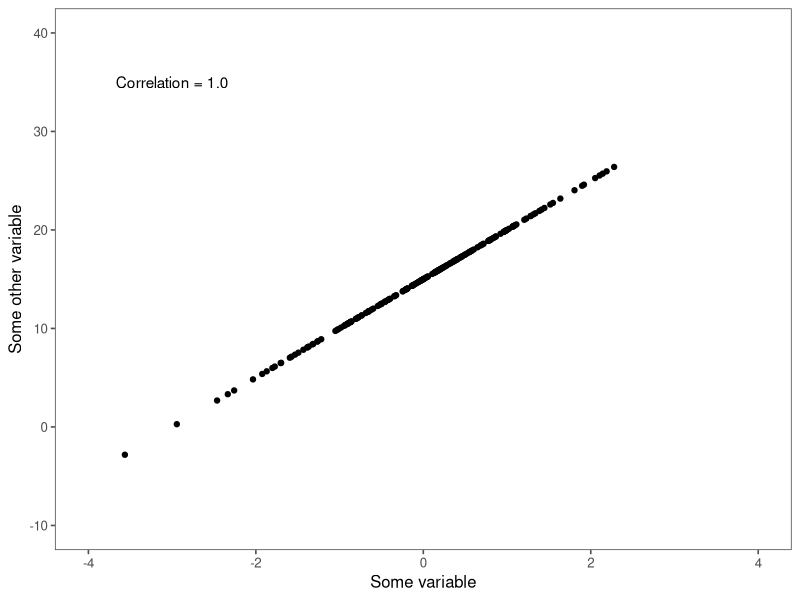
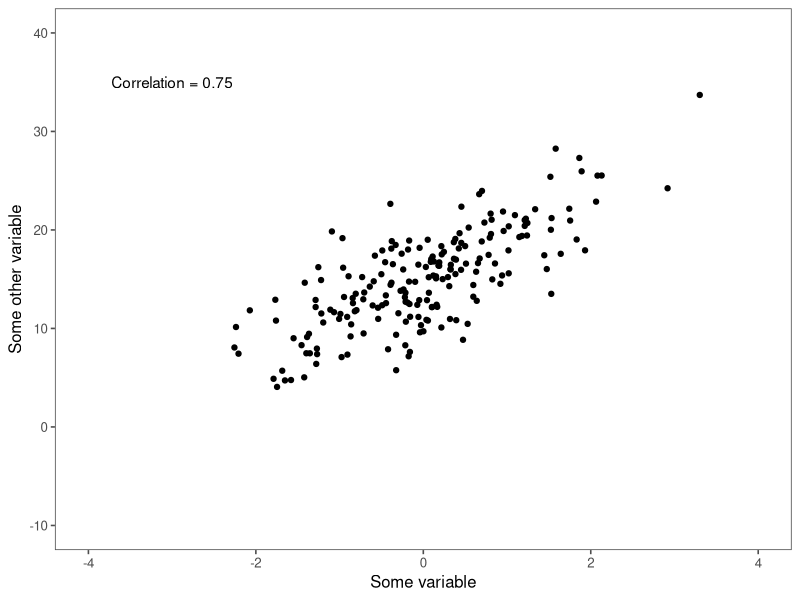
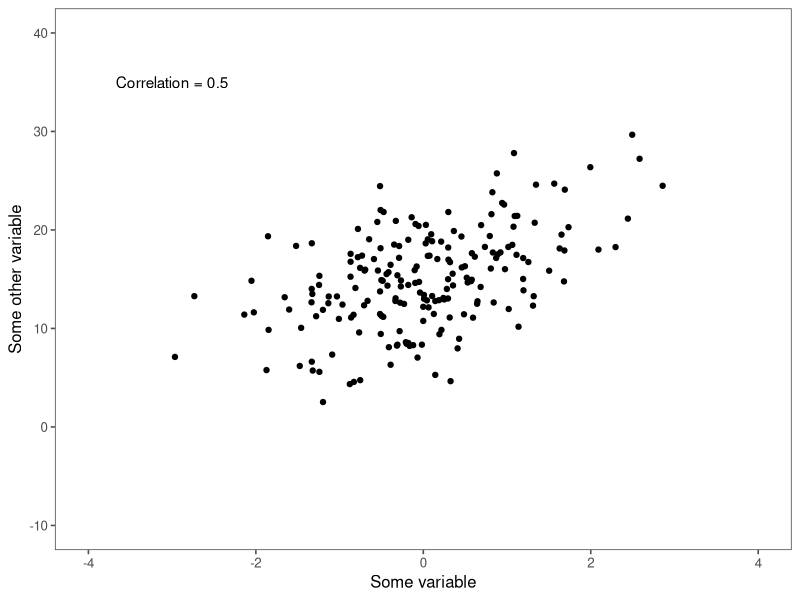
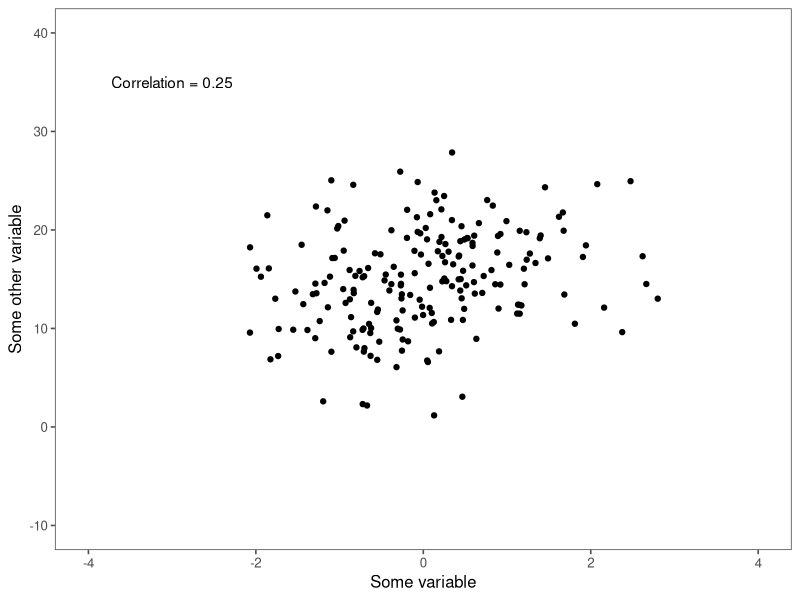
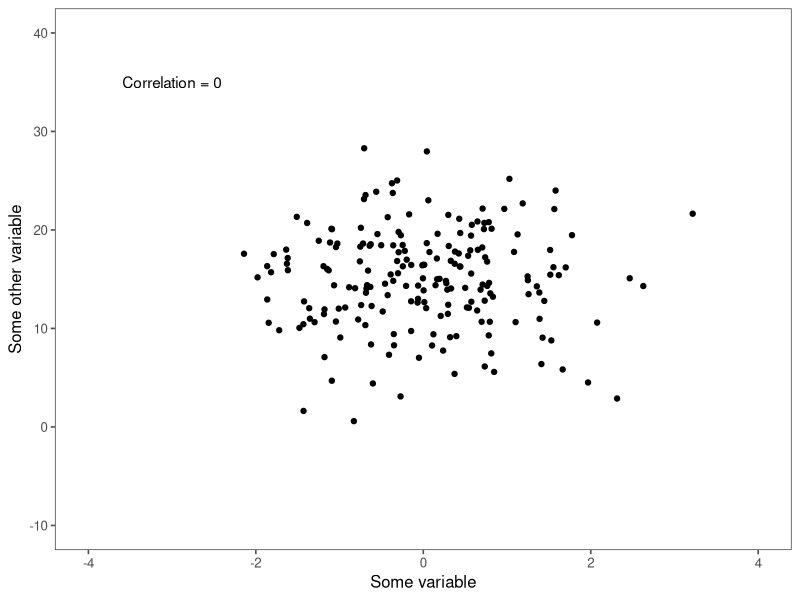
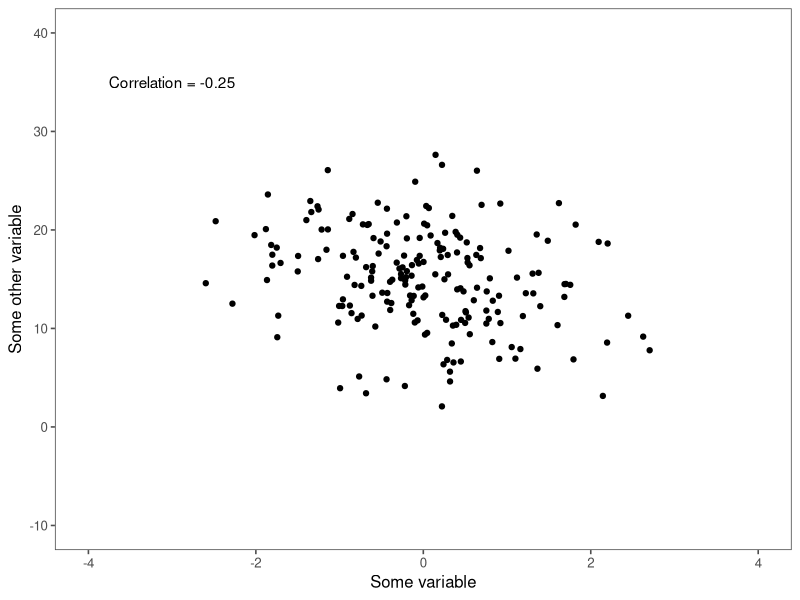
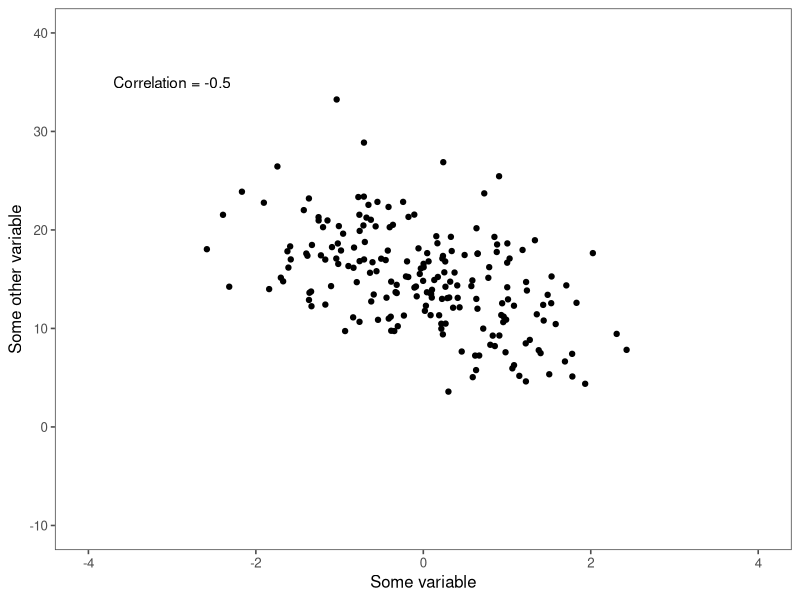
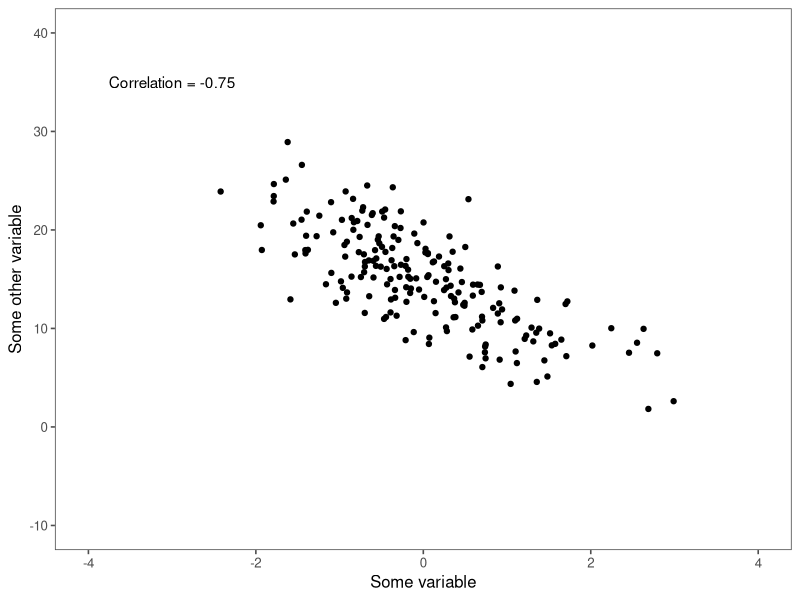

The R script that drew these images, in order:
## ---- chunk 1
knitr::opts_chunk$set(echo = TRUE)
## ---- chunk 2
library(tidyverse)
library(ggplot2)
library(MASS)
library(ggthemes)
## ---- chunk 3
samples = 200
r = 1

data_mat_1.0 <- mvrnorm(n=samples, mu=c(0, 0), 
               Sigma=matrix(c(1, r, r, 1), nrow=2), 
               empirical=TRUE)

data_1.0 <- tibble(X = data_mat_1.0[, 1],
                   Y  = (data_mat_1.0[, 2] +3)*5)

samples = 200
r = 0.75


data_mat_0.75 <- mvrnorm(n=samples, mu=c(0, 0), 
               Sigma=matrix(c(1, r, r, 1), nrow=2), 
               empirical=TRUE)

data_0.75 <- tibble(X = data_mat_0.75[, 1],
                   Y  = (data_mat_0.75[, 2] + 3)*5)

samples = 200
r = 0.5


data_mat_0.5 <- mvrnorm(n=samples, mu=c(0, 0), 
               Sigma=matrix(c(1, r, r, 1), nrow=2), 
               empirical=TRUE)

data_0.5 <- tibble(X = data_mat_0.5[, 1],
                   Y  = (data_mat_0.5[, 2] + 3)*5)

samples = 200
r = 0.25


data_mat_0.25 <- mvrnorm(n=samples, mu=c(0, 0), 
               Sigma=matrix(c(1, r, r, 1), nrow=2), 
               empirical=TRUE)

data_0.25 <- tibble(X = data_mat_0.25[, 1],
                   Y  = (data_mat_0.25[, 2] + 3)*5)

samples = 200
r = 0


data_mat_0 <- mvrnorm(n=samples, mu=c(0, 0), 
               Sigma=matrix(c(1, r, r, 1), nrow=2), 
               empirical=TRUE)

data_0 <- tibble(X = data_mat_0[, 1],
                   Y  = (data_mat_0[, 2] + 3)*5)

samples = 200
r = -0.25


data_mat_n0.25 <- mvrnorm(n=samples, mu=c(0, 0), 
               Sigma=matrix(c(1, r, r, 1), nrow=2), 
               empirical=TRUE)

data_n0.25 <- tibble(X = data_mat_n0.25[, 1],
                   Y  = (data_mat_n0.25[, 2] + 3)*5)

samples = 200
r = -0.5


data_mat_n0.5 <- mvrnorm(n=samples, mu=c(0, 0), 
               Sigma=matrix(c(1, r, r, 1), nrow=2), 
               empirical=TRUE)

data_n0.5 <- tibble(X = data_mat_n0.5[, 1],
                   Y  = (data_mat_n0.5[, 2] + 3)*5)

samples = 200
r = -0.75


data_mat_n0.75 <- mvrnorm(n=samples, mu=c(0, 0), 
               Sigma=matrix(c(1, r, r, 1), nrow=2), 
               empirical=TRUE)

data_n0.75 <- tibble(X = data_mat_n0.75[, 1],
                   Y  = (data_mat_n0.75[, 2] + 3)*5)

samples = 200
r = -1


data_mat_n1 <- mvrnorm(n=samples, mu=c(0, 0), 
               Sigma=matrix(c(1, r, r, 1), nrow=2), 
               empirical=TRUE)

data_n1 <- tibble(X = data_mat_n1[, 1],
                   Y  = (data_mat_n1[, 2] + 3)*5)
## ---- chunk 4

ggplot(data_1.0, aes(X, Y)) +
  geom_point() +
  annotate("text", x = -3, y = 35, 
           label = "Correlation = 1.0") +
  scale_x_continuous(name = "Some variable", 
                     limits = c(-4, 4)) +
  scale_y_continuous(name = "Some other variable", 
                     limits = c(-10, 40)) +
  theme_few()
## ---- chunk 5
ggplot(data_0.75, aes(X, Y)) +
  geom_point() +
  annotate("text", x = -3, y = 35, label = "Correlation = 0.75") +
  scale_x_continuous(name = "Some variable", 
                     limits = c(-4, 4)) +
  scale_y_continuous(name = "Some other variable", 
                     limits = c(-10, 40)) +
  theme_few()
## ---- chunk 6
ggplot(data_0.5, aes(X, Y)) +
  geom_point() +
  annotate("text", x = -3, y = 35, label = "Correlation = 0.5") +
  scale_x_continuous(name = "Some variable", 
                     limits = c(-4, 4)) +
  scale_y_continuous(name = "Some other variable", 
                     limits = c(-10, 40)) +
  theme_few()
## ---- chunk 7
ggplot(data_0.25, aes(X, Y)) +
  geom_point() +
  annotate("text", x = -3, y = 35, label = "Correlation = 0.25") +
    scale_x_continuous(name = "Some variable", 
                     limits = c(-4, 4)) +
  scale_y_continuous(name = "Some other variable", 
                     limits = c(-10, 40)) +
  theme_few()
## ---- chunk 8
ggplot(data_0, aes(X, Y)) +
  geom_point() +
  annotate("text", x = -3, y = 35, label = "Correlation = 0") +
    scale_x_continuous(name = "Some variable", 
                     limits = c(-4, 4)) +
  scale_y_continuous(name = "Some other variable", 
                     limits = c(-10, 40)) +
  theme_few()
## ---- chunk 9
ggplot(data_n0.25, aes(X, Y)) +
  geom_point() +
  annotate("text", x = -3, y = 35, label = "Correlation = -0.25") +
    scale_x_continuous(name = "Some variable", 
                     limits = c(-4, 4)) +
  scale_y_continuous(name = "Some other variable", 
                     limits = c(-10, 40)) +
  theme_few()
## ---- chunk 10
ggplot(data_n0.5, aes(X, Y)) +
  geom_point() +
  annotate("text", x = -3, y = 35, label = "Correlation = -0.5") +
    scale_x_continuous(name = "Some variable", 
                     limits = c(-4, 4)) +
  scale_y_continuous(name = "Some other variable", 
                     limits = c(-10, 40)) +
  theme_few()
## ---- chunk 11
ggplot(data_n0.75, aes(X, Y)) +
  geom_point() +
  annotate("text", x = -3, y = 35, label = "Correlation = -0.75") +
    scale_x_continuous(name = "Some variable", 
                     limits = c(-4, 4)) +
  scale_y_continuous(name = "Some other variable", 
                     limits = c(-10, 40)) +
  theme_few()
## ---- chunk 12
ggplot(data_n1, aes(X, Y)) +
  geom_point() +
  annotate("text", x = -3, y = 35, label = "Correlation = -1") +
    scale_x_continuous(name = "Some variable", 
                     limits = c(-4, 4)) +
  scale_y_continuous(name = "Some other variable", 
                     limits = c(-10, 40)) +
  theme_few()
## ---- chunk 13
data_trick <- tibble(X = seq(-3.5, 3.5, by = 0.1),
                     Y = X^2)

ggplot(data_trick, aes(X, Y)) +
  geom_point() +
  annotate("text", x = -3, y = 20, label = "Correlation = 0") +
    scale_x_continuous(name = "Some variable", 
                     limits = c(-4, 4)) +
  scale_y_continuous(name = "Some other variable", 
                     limits = c(-10, 25)) +
  theme_few()
## ---- chunk 14
data_trick <- tibble(X = seq(-3.5, 3.5, by = 0.1),
                     Y = X^2)

ggplot(data_trick, aes(X^2, Y)) +
  geom_point() +
  annotate("text", x = 3, y = 16, label = "Correlation = 1") +
    scale_x_continuous(name = "Some variable, squared", 
                     limits = c(0, 20)) +
  scale_y_continuous(name = "Some other variable", 
                     limits = c(0, 20)) +
  theme_few()
